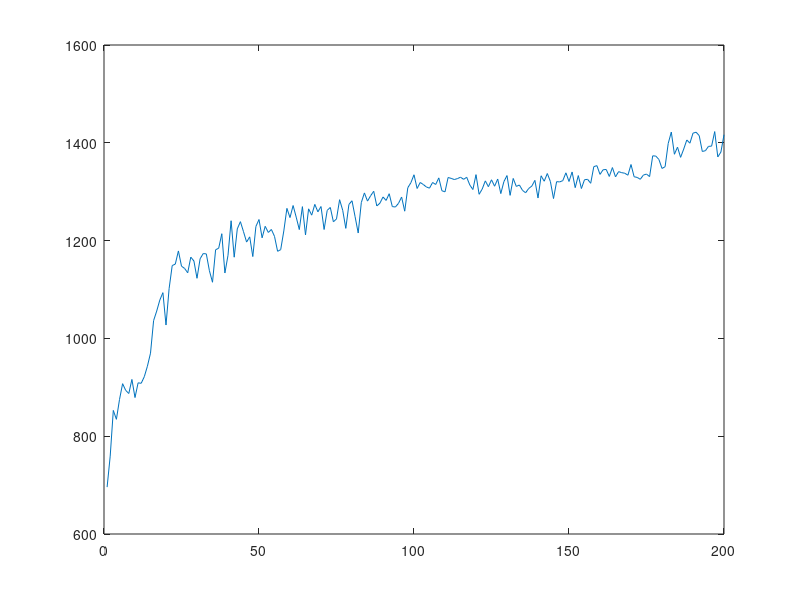

Reproduce this figure in MATLAB.
%%%%%%%%%%%%%%%%%%%%%%%%%%%%%%%%%%%%%%%%
%
% Energy Beamforming for single tag
%
%%%%%%%%%%%%%%%%%%%%%%%%%%%%%%%%%%%%%%%%
clear; 
close all; 


%% Parameter
Na = 16;                             % Antenna number
Ns = 2^8;                           % Sample number
fc = 900e6;                         % Carrier frequency
fs = 20 * fc;                       % Sample rate
Ite = 200;                          % The number of iterations
Feedback = 0;

RxPowerMax = 0;                     % The max received power
RxPowerMatrix = zeros(Ite, 1);      % The received power of the trace

WeightNow = zeros(1, Na);           % The updated weight
WeightMax = zeros(1, Na);           % The weight for the max power

t = ((0: Ns-1) / fs).';

%% Channel model
Amplitude = rand(1, Na);
Phi = 2 * pi * rand(1, Na);

%% Transmisstion loop
for index = 1: Ite
    %% Each transmitter
    % Generate the phase
    Delta = 2 * pi / 10 * rand(1, Na); 
    
    % Update the weight with the feedback
    if Feedback
        WeightMax = WeightNow;
    else
        WeightNow = WeightMax;
    end
    WeightNow = WeightNow + Delta;
    
    % Source signal for the distributed Tx
    TxSignal = repmat(exp(2j*pi*fc*t), 1, Na) .* repmat(exp(1j*WeightNow), Ns, 1);
    
    %% Wireless channel
    H = Amplitude .* exp(1j * Phi);
    
    %% Receiver
    RxSignal = sum(TxSignal .* repmat(H, Ns, 1), 2);

    RxPowerNow = sum(abs(RxSignal));
    
    RxPowerMatrix(index) = RxPowerNow;
    
    %% Generate 1-bit feedback
    if RxPowerNow > RxPowerMax
        Feedback = 1;
        RxPowerMax = RxPowerNow;
    else
        Feedback = 0;
    end
    
    
end

 plot(RxPowerMatrix);

